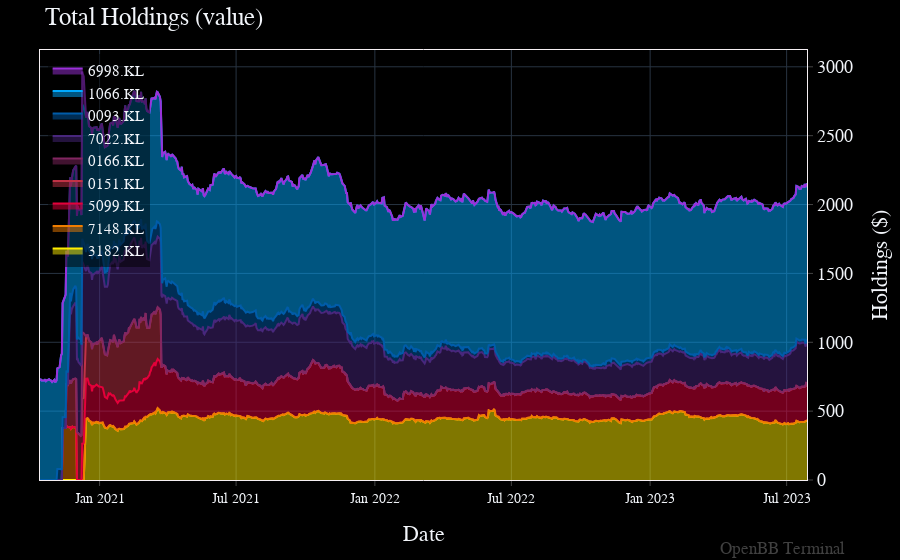

This figure's notebook cell:
### Code cell
openbb.portfolio.holdv_chart(p)

### Figure 1 — Plotly figure (JSON) as saved in the notebook; plotly's stock layout.template omitted (floating-point values rounded to 4 significant figures; data arrays with more than 128 entries replaced by an {"elided": "..."} marker saying what was removed)
{"data": [{"hovertemplate": "%{y}<extra></extra>", "name": "3182.KL", "stackgroup": "one", "type": "scatter", "x": {"elided": "681 str values"}, "y": {"elided": "681 float values"}}, {"hovertemplate": "%{y}<extra></extra>", "name": "7148.KL", "stackgroup": "one", "type": "scatter", "x": {"elided": "681 str values"}, "y": {"elided": "681 float values"}}, {"hovertemplate": "%{y}<extra></extra>", "name": "5099.KL", "stackgroup": "one", "type": "scatter", "x": {"elided": "681 str values"}, "y": {"elided": "681 float values"}}, {"hovertemplate": "%{y}<extra></extra>", "name": "0151.KL", "stackgroup": "one", "type": "scatter", "x": {"elided": "681 str values"}, "y": {"elided": "681 float values"}}, {"hovertemplate": "%{y}<extra></extra>", "name": "0166.KL", "stackgroup": "one", "type": "scatter", "x": {"elided": "681 str values"}, "y": {"elided": "681 float values"}}, {"hovertemplate": "%{y}<extra></extra>", "name": "7022.KL", "stackgroup": "one", "type": "scatter", "x": {"elided": "681 str values"}, "y": {"elided": "681 float values"}}, {"hovertemplate": "%{y}<extra></extra>", "name": "0093.KL", "stackgroup": "one", "type": "scatter", "x": {"elided": "681 str values"}, "y": {"elided": "681 float values"}}, {"hovertemplate": "%{y}<extra></extra>", "name": "1066.KL", "stackgroup": "one", "type": "scatter", "x": {"elided": "681 str values"}, "y": {"elided": "681 float values"}}, {"hovertemplate": "%{y}<extra></extra>", "name": "6998.KL", "stackgroup": "one", "type": "scatter", "x": {"elided": "681 str values"}, "y": {"elided": "681 float values"}}], "layout": {"annotations": [{"font": {"color": "gray", "size": 17}, "opacity": 0.5, "showarrow": false, "text": "OpenBB Terminal", "x": 1, "xanchor": "right", "xref": "paper", "xshift": 40, "y": 0, "yanchor": "bottom", "yref": "paper", "yshift": -80}], "bargap": 0, "bargroupgap": 0, "barmode": "overlay", "legend": {"orientation": "v"}, "margin": {"b": 80, "l": 40, "r": 50, "t": 50}, "title": {"text": "Total Holdings (value)"}, "xaxis": {"title": {"text": "Date"}}, "yaxis": {"title": {"text": "Holdings ($)"}}}}
